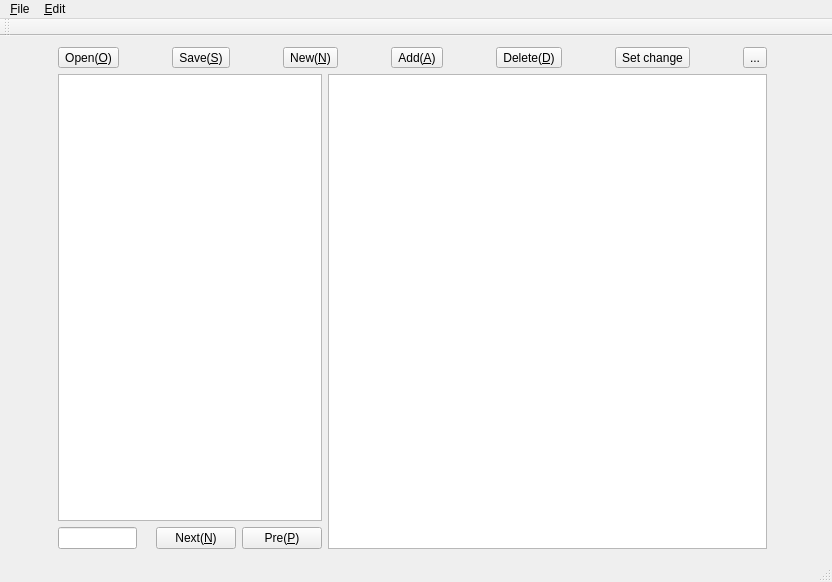
<?xml version="1.0" encoding="UTF-8"?>
<ui version="4.0">
 <class>MainWindow</class>
 <widget class="QMainWindow" name="MainWindow">
  <property name="geometry">
   <rect>
    <x>0</x>
    <y>0</y>
    <width>832</width>
    <height>582</height>
   </rect>
  </property>
  <property name="windowTitle">
   <string>MainWindow</string>
  </property>
  <widget class="QWidget" name="centralWidget">
   <layout class="QGridLayout" name="gridLayout">
    <item row="1" column="0" colspan="7">
     <layout class="QHBoxLayout" name="horizontalLayout" stretch="3,5">
      <item>
       <layout class="QVBoxLayout" name="verticalLayout">
        <item>
         <widget class="QTreeWidget" name="treeJsonFile">
          <property name="columnCount">
           <number>1</number>
          </property>
          <attribute name="headerVisible">
           <bool>false</bool>
          </attribute>
          <column>
           <property name="text">
            <string notr="true">1</string>
           </property>
          </column>
         </widget>
        </item>
        <item>
         <layout class="QHBoxLayout" name="horizontalLayout_2">
          <item>
           <widget class="QLineEdit" name="Filter">
            <property name="sizePolicy">
             <sizepolicy hsizetype="Preferred" vsizetype="Fixed">
              <horstretch>3</horstretch>
              <verstretch>0</verstretch>
             </sizepolicy>
            </property>
           </widget>
          </item>
          <item>
           <spacer name="horizontalSpacer">
            <property name="orientation">
             <enum>Qt::Horizontal</enum>
            </property>
            <property name="sizeHint" stdset="0">
             <size>
              <width>13</width>
              <height>22</height>
             </size>
            </property>
           </spacer>
          </item>
          <item>
           <widget class="QPushButton" name="FindNext">
            <property name="sizePolicy">
             <sizepolicy hsizetype="Maximum" vsizetype="Fixed">
              <horstretch>1</horstretch>
              <verstretch>0</verstretch>
             </sizepolicy>
            </property>
            <property name="text">
             <string>Next(&amp;N)</string>
            </property>
            <property name="shortcut">
             <string>Ctrl+N</string>
            </property>
           </widget>
          </item>
          <item>
           <widget class="QPushButton" name="FindPrevious">
            <property name="sizePolicy">
             <sizepolicy hsizetype="Maximum" vsizetype="Fixed">
              <horstretch>1</horstretch>
              <verstretch>0</verstretch>
             </sizepolicy>
            </property>
            <property name="text">
             <string>Pre(&amp;P)</string>
            </property>
            <property name="shortcut">
             <string>Ctrl+P</string>
            </property>
           </widget>
          </item>
         </layout>
        </item>
       </layout>
      </item>
      <item>
       <widget class="QTableWidget" name="ItemInformation">
        <property name="sizeAdjustPolicy">
         <enum>QAbstractScrollArea::AdjustToContents</enum>
        </property>
        <property name="showGrid">
         <bool>true</bool>
        </property>
        <property name="wordWrap">
         <bool>false</bool>
        </property>
        <property name="rowCount">
         <number>0</number>
        </property>
        <property name="columnCount">
         <number>0</number>
        </property>
        <attribute name="horizontalHeaderVisible">
         <bool>false</bool>
        </attribute>
        <attribute name="horizontalHeaderCascadingSectionResizes">
         <bool>false</bool>
        </attribute>
        <attribute name="horizontalHeaderDefaultSectionSize">
         <number>110</number>
        </attribute>
        <attribute name="horizontalHeaderMinimumSectionSize">
         <number>110</number>
        </attribute>
        <attribute name="verticalHeaderVisible">
         <bool>false</bool>
        </attribute>
        <attribute name="verticalHeaderCascadingSectionResizes">
         <bool>true</bool>
        </attribute>
        <attribute name="verticalHeaderDefaultSectionSize">
         <number>30</number>
        </attribute>
        <attribute name="verticalHeaderHighlightSections">
         <bool>true</bool>
        </attribute>
        <attribute name="verticalHeaderMinimumSectionSize">
         <number>30</number>
        </attribute>
       </widget>
      </item>
     </layout>
    </item>
    <item row="0" column="5">
     <widget class="QToolButton" name="actionSetChange">
      <property name="sizePolicy">
       <sizepolicy hsizetype="Maximum" vsizetype="Fixed">
        <horstretch>2</horstretch>
        <verstretch>0</verstretch>
       </sizepolicy>
      </property>
      <property name="text">
       <string>Set change</string>
      </property>
      <property name="icon">
       <iconset>
        <normalon>:/icon/icon/check.png</normalon>
       </iconset>
      </property>
      <property name="shortcut">
       <string>Ctrl+S</string>
      </property>
     </widget>
    </item>
    <item row="0" column="3">
     <widget class="QToolButton" name="actionAdd">
      <property name="sizePolicy">
       <sizepolicy hsizetype="Maximum" vsizetype="Fixed">
        <horstretch>1</horstretch>
        <verstretch>0</verstretch>
       </sizepolicy>
      </property>
      <property name="text">
       <string>Add(&amp;A)</string>
      </property>
      <property name="icon">
       <iconset>
        <normalon>:/icon/icon/add.png</normalon>
       </iconset>
      </property>
      <property name="shortcut">
       <string>Ctrl+A</string>
      </property>
     </widget>
    </item>
    <item row="0" column="6">
     <widget class="QToolButton" name="actionHelp">
      <property name="text">
       <string>...</string>
      </property>
      <property name="icon">
       <iconset>
        <normalon>:/icon/icon/help.png</normalon>
       </iconset>
      </property>
     </widget>
    </item>
    <item row="0" column="4">
     <widget class="QToolButton" name="actionDelete">
      <property name="sizePolicy">
       <sizepolicy hsizetype="Maximum" vsizetype="Fixed">
        <horstretch>1</horstretch>
        <verstretch>0</verstretch>
       </sizepolicy>
      </property>
      <property name="text">
       <string>Delete(&amp;D)</string>
      </property>
      <property name="icon">
       <iconset>
        <normalon>:/icon/icon/delete.png</normalon>
       </iconset>
      </property>
      <property name="shortcut">
       <string>Ctrl+D</string>
      </property>
     </widget>
    </item>
    <item row="0" column="2">
     <widget class="QToolButton" name="actionNewItem">
      <property name="sizePolicy">
       <sizepolicy hsizetype="Maximum" vsizetype="Fixed">
        <horstretch>1</horstretch>
        <verstretch>0</verstretch>
       </sizepolicy>
      </property>
      <property name="text">
       <string>New(&amp;N)</string>
      </property>
      <property name="icon">
       <iconset>
        <normalon>:/icon/icon/new.png</normalon>
       </iconset>
      </property>
      <property name="shortcut">
       <string>Ctrl+N</string>
      </property>
     </widget>
    </item>
    <item row="0" column="0">
     <widget class="QToolButton" name="actionOpen">
      <property name="sizePolicy">
       <sizepolicy hsizetype="Maximum" vsizetype="Fixed">
        <horstretch>0</horstretch>
        <verstretch>0</verstretch>
       </sizepolicy>
      </property>
      <property name="text">
       <string>Open(&amp;O)</string>
      </property>
      <property name="icon">
       <iconset>
        <normalon>:/icon/icon/open.png</normalon>
       </iconset>
      </property>
     </widget>
    </item>
    <item row="0" column="1">
     <widget class="QToolButton" name="actionSave">
      <property name="sizePolicy">
       <sizepolicy hsizetype="Maximum" vsizetype="Fixed">
        <horstretch>0</horstretch>
        <verstretch>0</verstretch>
       </sizepolicy>
      </property>
      <property name="text">
       <string>Save(&amp;S)</string>
      </property>
      <property name="icon">
       <iconset>
        <normalon>:/icon/icon/save.png</normalon>
       </iconset>
      </property>
     </widget>
    </item>
   </layout>
   <zorder>actionNewItem</zorder>
   <zorder>actionDelete</zorder>
   <zorder>actionSetChange</zorder>
   <zorder>actionSave</zorder>
   <zorder>actionOpen</zorder>
   <zorder>actionAdd</zorder>
   <zorder>actionHelp</zorder>
  </widget>
  <widget class="QStatusBar" name="statusBar"/>
  <widget class="QMenuBar" name="menuBar">
   <property name="geometry">
    <rect>
     <x>0</x>
     <y>0</y>
     <width>832</width>
     <height>22</height>
    </rect>
   </property>
   <widget class="QMenu" name="menu_File">
    <property name="title">
     <string>&amp;File</string>
    </property>
    <widget class="QMenu" name="menuOpen">
     <property name="title">
      <string>&amp;Open</string>
     </property>
     <addaction name="actionOpen_Pat_File"/>
     <addaction name="separator"/>
     <addaction name="actionOpen_Json_File"/>
     <addaction name="actionOpen_Json_Directory"/>
    </widget>
    <widget class="QMenu" name="menu_Save">
     <property name="title">
      <string>&amp;Save</string>
     </property>
     <addaction name="actionSave_as_PAt"/>
     <addaction name="separator"/>
     <addaction name="actionSave_as_Json"/>
    </widget>
    <addaction name="menuOpen"/>
    <addaction name="menu_Save"/>
   </widget>
   <widget class="QMenu" name="menu_Edit">
    <property name="title">
     <string>&amp;Edit</string>
    </property>
    <addaction name="actionSave_Item"/>
    <addaction name="actionNew_Item"/>
    <addaction name="actionAdd_Item"/>
    <addaction name="actionDelete_Item"/>
   </widget>
   <addaction name="menu_File"/>
   <addaction name="menu_Edit"/>
  </widget>
  <widget class="QToolBar" name="toolBar">
   <property name="windowTitle">
    <string>toolBar</string>
   </property>
   <attribute name="toolBarArea">
    <enum>TopToolBarArea</enum>
   </attribute>
   <attribute name="toolBarBreak">
    <bool>false</bool>
   </attribute>
  </widget>
  <action name="actionrter">
   <property name="text">
    <string>rter</string>
   </property>
  </action>
  <action name="actionOpen_Pat_File">
   <property name="text">
    <string>Open Pat File</string>
   </property>
  </action>
  <action name="actionOpen_Json_File">
   <property name="text">
    <string>Open Json File</string>
   </property>
  </action>
  <action name="actionOpen_Json_Directory">
   <property name="text">
    <string>Open Json Directory</string>
   </property>
  </action>
  <action name="actionSave_as_PAt">
   <property name="text">
    <string>Save as Pat</string>
   </property>
  </action>
  <action name="actionSave_as_Json">
   <property name="text">
    <string>Save as Json</string>
   </property>
  </action>
  <action name="actionSave_Item">
   <property name="text">
    <string>Save Change</string>
   </property>
  </action>
  <action name="actionNew_Item">
   <property name="text">
    <string>New Item</string>
   </property>
  </action>
  <action name="actionAdd_Item">
   <property name="text">
    <string>Add Item</string>
   </property>
  </action>
  <action name="actionDelete_Item">
   <property name="text">
    <string>Delete Item</string>
   </property>
  </action>
 </widget>
 <layoutdefault spacing="6" margin="11"/>
 <resources/>
 <connections/>
</ui>
